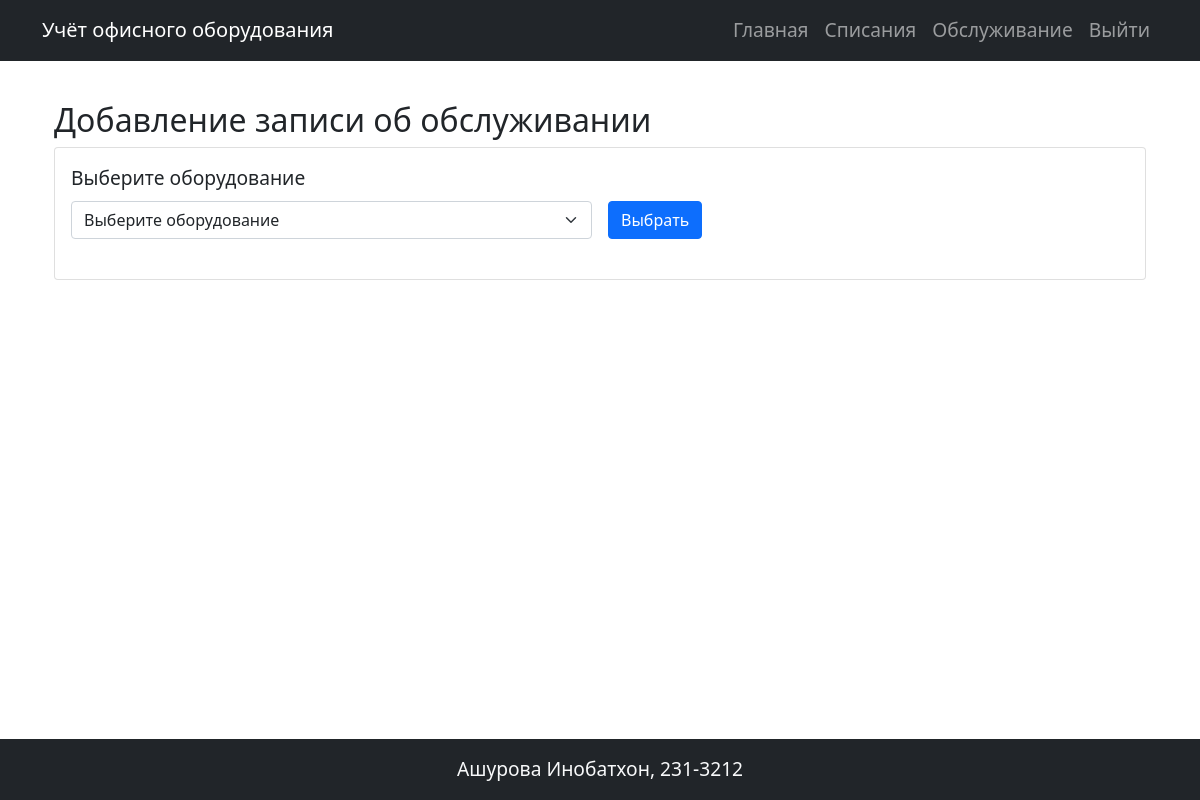
The app's page /maintenance?id=10 (signed in), older data.
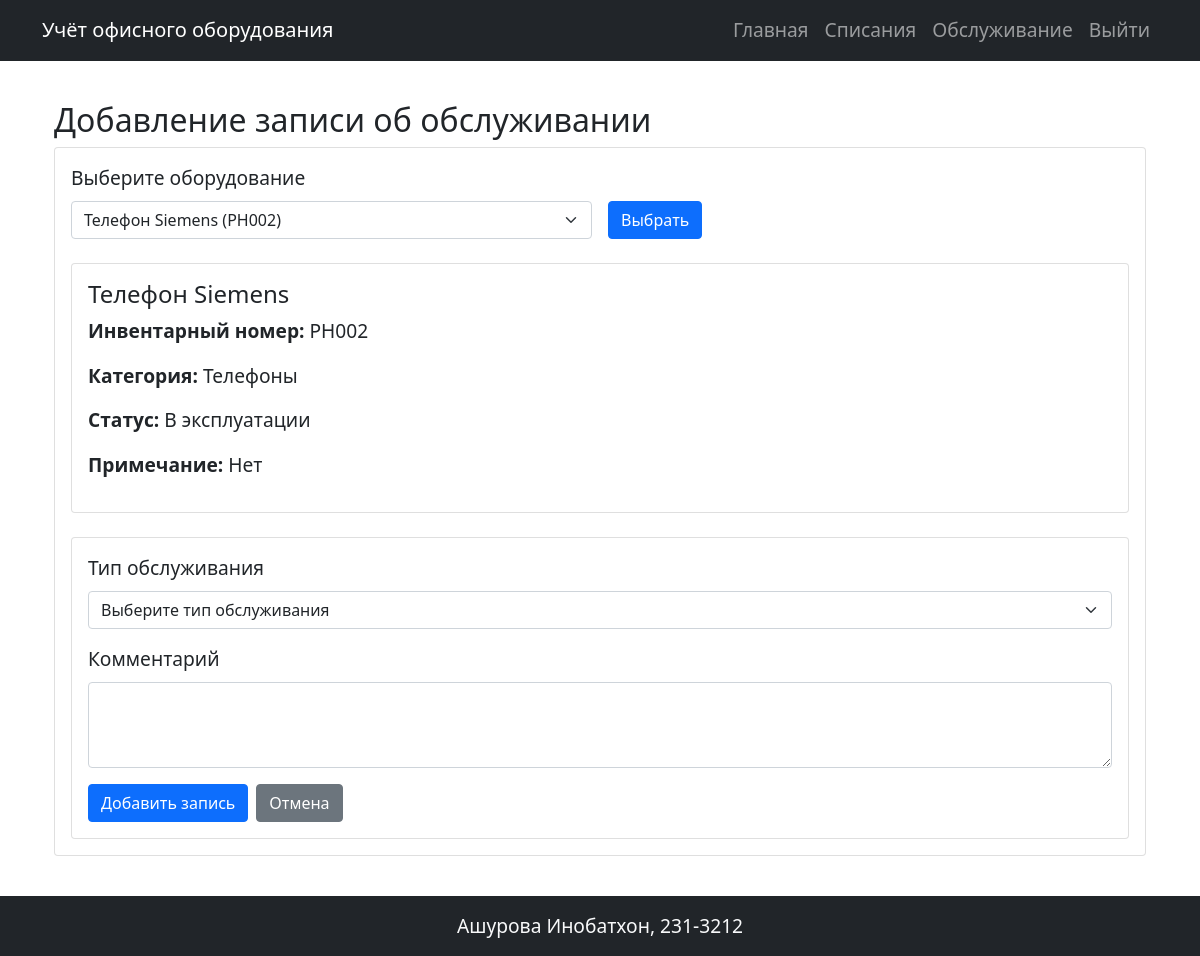
The same page, newer data.
### models.py (models this page shows)
class Equipment(db.Model):
    id = db.Column(db.Integer, primary_key=True)
    name = db.Column(db.String(100), nullable=False)
    inventory_number = db.Column(db.String(50), unique=True, nullable=False)
    category_id = db.Column(db.Integer, db.ForeignKey('category.id'), nullable=False)
    category = db.relationship('Category', backref='equipments')
    purchase_date = db.Column(db.Date, nullable=False)
    cost = db.Column(db.Numeric(10, 2), nullable=False)
    status = db.Column(db.Enum('В эксплуатации', 'На ремонте', 'Списано', name='equipment_status'), nullable=False, default='В эксплуатации')
    note = db.Column(db.Text)
    photos = db.relationship('Photo', backref='equipment', lazy='dynamic', cascade='all, delete-orphan')
    maintenance_history = db.relationship('MaintenanceHistory', backref='equipment', cascade='all, delete-orphan')
    responsible_persons = db.relationship('ResponsiblePersons', secondary=equipment_responsible, back_populates='equipments')
    write_offs = db.relationship('WriteOff', backref='equipment_obj', cascade='all, delete-orphan')

class Category(db.Model):
    id = db.Column(db.Integer, primary_key=True)
    name = db.Column(db.String(100), nullable=False)
    description = db.Column(db.Text)

### app.py (the view)
@app.route('/maintenance', methods=['GET'])
@login_required
def maintenance():
    if current_user.role.name != 'tech':
        flash('У вас нет прав для добавления записей об обслуживании', 'danger')
        return redirect(url_for('index'))
    equipment_list = Equipment.query.all()
    equipment_id = request.args.get('id', type=int)
    equipment = Equipment.query.get(equipment_id) if equipment_id else None
    return render_template('maintenance.html',
                         equipment_list=equipment_list,
                         equipment=equipment)

### app.py (called while the page is built)
@login_manager.user_loader
def load_user(user_id):
    return User.query.get(int(user_id))

### templates/maintenance.html (shortened to what this page needs)
{% extends "base.html" %}
{% block content %}
<div class="container mt-4">
    <h2>Добавление записи об обслуживании</h2>
    <div class="card mb-4">
        <div class="card-body">
            <form method="GET" class="mb-4">
                <div class="row g-3">
                    <div class="col-md-6">
                        <label for="equipment" class="form-label">Выберите оборудование</label>
                        <select class="form-select" id="equipment" name="id" required>
                            <option value="">Выберите оборудование</option>
                            {% for eq in equipment_list %}
                                <option value="{{ eq.id }}" {% if equipment and equipment.id == eq.id %}selected{% endif %}>
                                    {{ eq.name }} ({{ eq.inventory_number }})
                                </option>
                            {% endfor %}
                        </select>
                    </div>
                    <div class="col-md-2 d-flex align-items-end">
                        <button type="submit" class="btn btn-primary">Выбрать</button>
                    </div>
                </div>
            </form>
            {% if equipment %}
                <div class="card">
                    <div class="card-body">
                        <h4 class="card-title">{{ equipment.name }}</h4>
                        <p><strong>Инвентарный номер:</strong> {{ equipment.inventory_number }}</p>
                        <p><strong>Категория:</strong> {{ equipment.category.name }}</p>
                        <p><strong>Статус:</strong> {{ equipment.status }}</p>
                        <p><strong>Примечание:</strong> {{ equipment.note or 'Нет' }}</p>
                    </div>
                </div>
                <div class="card mt-4">
                    <div class="card-body">
                        <form method="POST" action="{{ url_for('add_maintenance', id=equipment.id) }}">
                            <div class="mb-3">
                                <label for="maintenance_type" class="form-label">Тип обслуживания</label>
                                <select class="form-select" id="maintenance_type" name="maintenance_type" required>
                                    <option value="">Выберите тип обслуживания</option>
                                </select>
                            </div>
                            <div class="mb-3">
                                <label for="comment" class="form-label">Комментарий</label>
                                <textarea class="form-control" id="comment" name="comment" rows="3" required></textarea>
                            </div>
                            <div class="d-flex gap-2">
                                <button type="submit" class="btn btn-primary">Добавить запись</button>
                                <a href="{{ url_for('index') }}" class="btn btn-secondary">Отмена</a>
                            </div>
                        </form>
                    </div>
                </div>
            {% endif %}
        </div>
    </div>
</div>
{% endblock %}

Row changes from the older to the newer data that the page shows:
added Equipment: name "Телефон Siemens", inventory_number "PH002", status "В эксплуатации", note "Нет"
added Category: category.name "Телефоны"
Text that changed along with them:
form field id: "Выберите оборудование" → "Телефон Siemens (PH002)"
form field maintenance_type: (not shown) → "Выберите тип обслуживания"
text now shown: "Инвентарный номер: Категория: Статус: Примечание: Тип обслуживания Комментарий Добавить запись Отмена"
